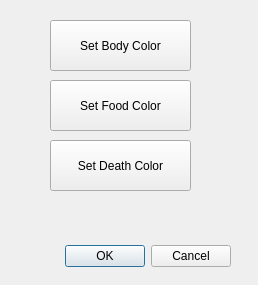
<?xml version="1.0" encoding="UTF-8"?>
<ui version="4.0">
 <class>Options</class>
 <widget class="QDialog" name="Options">
  <property name="geometry">
   <rect>
    <x>0</x>
    <y>0</y>
    <width>258</width>
    <height>285</height>
   </rect>
  </property>
  <property name="windowTitle">
   <string>Game Options</string>
  </property>
  <widget class="QDialogButtonBox" name="buttonBox">
   <property name="geometry">
    <rect>
     <x>-110</x>
     <y>240</y>
     <width>341</width>
     <height>32</height>
    </rect>
   </property>
   <property name="orientation">
    <enum>Qt::Horizontal</enum>
   </property>
   <property name="standardButtons">
    <set>QDialogButtonBox::Cancel|QDialogButtonBox::Ok</set>
   </property>
  </widget>
  <widget class="QPushButton" name="body">
   <property name="geometry">
    <rect>
     <x>50</x>
     <y>20</y>
     <width>141</width>
     <height>51</height>
    </rect>
   </property>
   <property name="text">
    <string>Set Body Color</string>
   </property>
  </widget>
  <widget class="QPushButton" name="food">
   <property name="geometry">
    <rect>
     <x>50</x>
     <y>80</y>
     <width>141</width>
     <height>51</height>
    </rect>
   </property>
   <property name="text">
    <string>Set Food Color</string>
   </property>
  </widget>
  <widget class="QPushButton" name="death">
   <property name="geometry">
    <rect>
     <x>50</x>
     <y>140</y>
     <width>141</width>
     <height>51</height>
    </rect>
   </property>
   <property name="text">
    <string>Set Death Color</string>
   </property>
  </widget>
 </widget>
 <resources/>
 <connections>
  <connection>
   <sender>buttonBox</sender>
   <signal>accepted()</signal>
   <receiver>Options</receiver>
   <slot>accept()</slot>
   <hints>
    <hint type="sourcelabel">
     <x>248</x>
     <y>254</y>
    </hint>
    <hint type="destinationlabel">
     <x>157</x>
     <y>274</y>
    </hint>
   </hints>
  </connection>
  <connection>
   <sender>buttonBox</sender>
   <signal>rejected()</signal>
   <receiver>Options</receiver>
   <slot>reject()</slot>
   <hints>
    <hint type="sourcelabel">
     <x>316</x>
     <y>260</y>
    </hint>
    <hint type="destinationlabel">
     <x>286</x>
     <y>274</y>
    </hint>
   </hints>
  </connection>
 </connections>
</ui>
